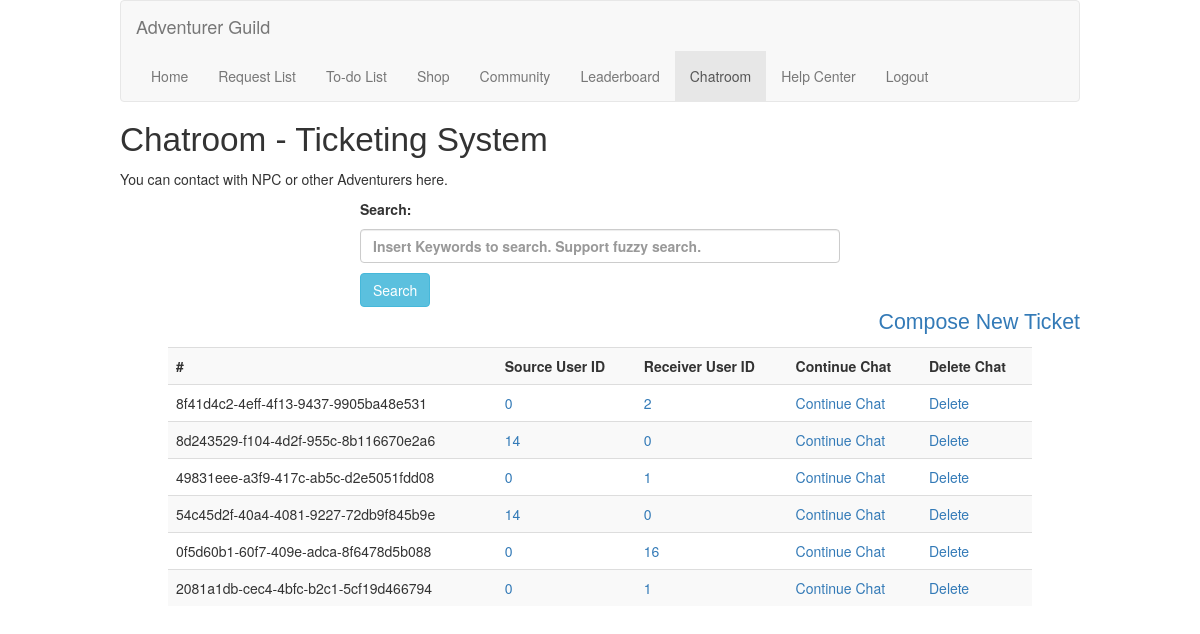
The page /chat (signed in) on the database as committed earlier.
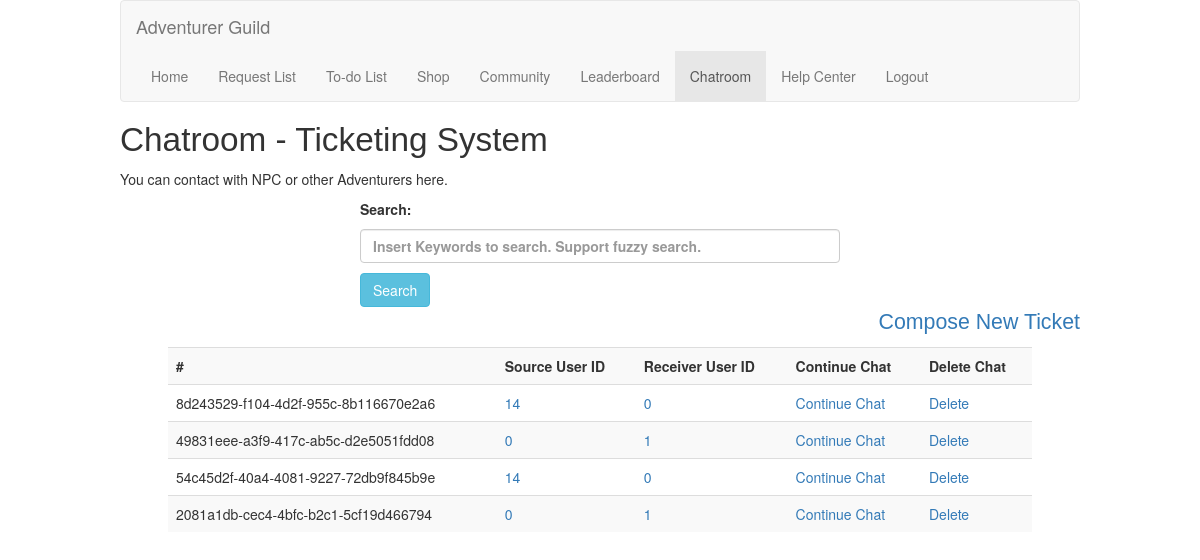
The same page on the database as committed later.
### models/sqlmodels.py (models this page shows, shortened)
class Chats(db.Model):
    __tablename__ = 'chats'
    replyID = Column(Integer, primary_key=True, autoincrement=True)
    chatID = Column(Text, nullable=False)
    srcUserID = Column(String(120), ForeignKey('users.userID', name='fk_chat_userID1'))
    dstUserID = Column(String(120), ForeignKey('users.userID', name='fk_chat_userID2'))
    content = Column(Text, nullable=False, default="No Content")

### app.py (the view)
    @app.route("/chat")
    @login_required
    def chatPage():
        userID = current_user.id # Fetch current logged in user ID
        infomsg = request.args.get("infomsg","")
        result = Chats.query.filter(or_(Chats.dstUserID == userID, Chats.srcUserID == userID)).all()
        if result:
            return render_template('chat.html', results=result, infomsg=infomsg)
        else:
            return render_template('chat.html', infomsg="No chat. Do you want to set up a new one?")

### app.py (called while the page is built)
    @login_manager.user_loader
    def load_user(user_id):
        return User(user_id)

### templates/chat.html (shortened to what this page needs)
{% extends 'base.html' %}
{% block content %}
    <h1 id="pageBanner">Chatroom - Ticketing System</h1>
    <p>You can contact with NPC or other Adventurers here.</p>
    <div id="searchBar">
        <form method="POST" action="/dochatsearch">
            <p>Search: </p>
            <p><input type="text" class="form-control" id="keyword" name="keyword" placeholder="Insert Keywords to search. Support fuzzy search." required></p>
            <button type="submit" id="searchButton" class="btn btn-info" name="submitSearch">Search</button>
        </form>
    </div>
    <div id="new">
        <p><a href="/newchat" title="New Ticket"> Compose New Ticket</a></p>
    </div>
    <table class="table table-striped listcontents">
        <tbody>
        <tr>
            <th scope="col">#</th>
            <th scope="col">Source User ID</th>
            <th scope="col">Receiver User ID</th>
            <th scope="col">Continue Chat</th>
            <th scope="col">Delete Chat</th>
        </tr>
        {% set displayed_chatids = [] %}
        {% for resultitem in results %}
            {% if resultitem.chatID not in displayed_chatids %}
                <tr>
                    <td>{{ resultitem.chatID }}</td>
                    <td><a href="/profile/{{ resultitem.srcUserID }}" title="View Details" target="_blank">{{ resultitem.srcUserID }}</a></td>
                    <td><a href="/profile/{{ resultitem.dstUserID }}" title="View Details" target="_blank">{{ resultitem.dstUserID }}</a></td>
                    <td><a href="/chat/{{ resultitem.chatID }}" title="Continue Chat">Continue Chat</a></td>
                    <td><a href="/deletechat/{{ resultitem.chatID }}" title="Delete Chat"> Delete</a></td>
                </tr>
                {% set _ = displayed_chatids.append(resultitem.chatID) %}
            {% endif %}
        {% endfor %}
        </tbody>
    </table>
{% endblock %}

Rows that differ between the two databases and show on the page:
removed Chats: chatID "8f41d4c2-4eff-4f13-9437-9905ba48e531", srcUserID "0", dstUserID "2"
removed Chats: chatID "0f5d60b1-60f7-409e-adca-8f6478d5b088", srcUserID "0", dstUserID "16"
